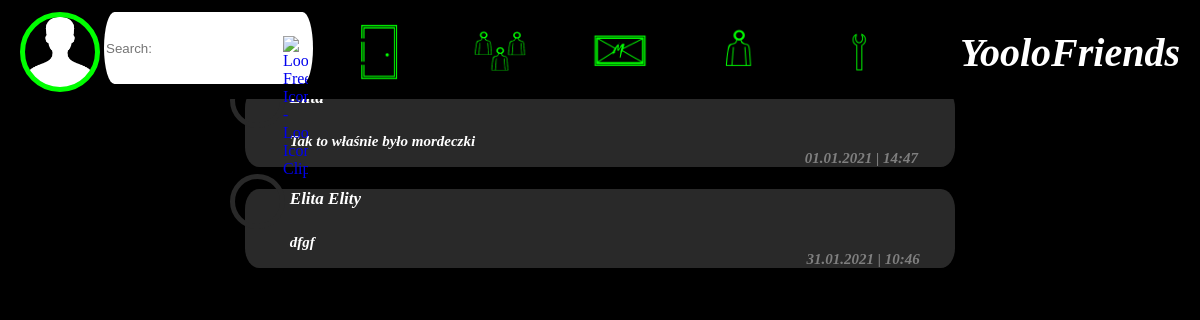
/conversations (signed in), run on the app's committed database.
### accounts/models.py (models this page shows, shortened)
class Profile(models.Model):
	user = models.OneToOneField(User, on_delete = models.CASCADE)
	image = models.ImageField(default = 'default.png', upload_to = f'profile_pictures/')
	conversations = models.ManyToManyField(ConversationModel, blank = True)
	messages = models.ManyToManyField(MessageModel, blank = True)

### chat/models.py (models this page shows)
class MessageModel(models.Model):
	conversation = models.ForeignKey(ConversationModel, on_delete = models.CASCADE, related_name= 'messages')
	message = models.TextField(max_length = 500)
	date =  models.DateTimeField(auto_now = True)
	def __str__(self):
		return self.message
	class Meta:
		verbose_name = 'Wiadomość'
		verbose_name_plural = 'Wiadomości'

class ConversationModel(models.Model):
	name = models.CharField(max_length = 100)
	def __str__(self):
		return self.name
	class Meta:
		verbose_name = 'Konwersacja'
		verbose_name_plural = 'Konwersacje'

### accounts/views.py (the view)
# urls.py: path('conversations', user_conversations_view, name='conversations'),
def user_conversations_view(request):
	if not request.user.is_authenticated:
		return redirect('login')
	conversations = request.user.profile.conversations.all()
	context = { 'profile_photo'	: request.user.profile.image,
				'conversations'	: conversations,
				'my_profile'	: request.user.profile,
				}
	return render(request, 'accounts/user_conversations.html',context)

### accounts/templates/accounts/user_conversations.html
{% extends 'accounts/loggedin_user_base.html' %}
{% block content %}
	<div id= "conv-area">
		{% for conversation in conversations %}
			<div class=conv>
				{% for profile in conversation.profile_set.all %}
					{% if not profile.user.username == my_profile.user.username %}
						<div class="conv-image" style="background-image:url({{MEDIA_URL}}{{profile.user.profile.image}})"></div>
					{% endif %}
				{% endfor %}
				<div class= "conv-name"><a href="{% url 'messages' conversation %}">{{conversation}}</a></div>
					<div class= "conv-content">
						{% for mess in conversation.messages.all reversed %}
							{% if forloop.counter == 1 %}
								{% if mess.profile_set.first.user.username == my_profile.user.username %}
									<div class="my-mess"><a href="{% url 'messages' conversation %}">{{mess}}</a></div>
								{% else %}
									<div class="not-my-mess"><a href="{% url 'messages' conversation %}">{{mess}}</a></div>
								{% endif %}
							{% endif %}
						{% endfor %}
					</div>
					<div class= "conv-date">
						{% for mess in conversation.messages.all reversed %}
							{% if forloop.counter == 1 %}
								{{ mess.date | date:"d.m.Y | H:i" }}
							{% endif %}
						{% endfor %}
					</div>
			</div>
		{% endfor %}
	</div>
{% endblock %}

### accounts/templates/accounts/loggedin_user_base.html (shortened to what this page needs)
{% load static %}
<!DOCTYPE html>
<html>
<head>
	<link rel='stylesheet' type='text/css' href='{% static 'accounts/main_user_page.css' %}'>
	<link href='{% static 'accounts/conversations.css' %}' rel='stylesheet' type='text/css'>
</head>
<body>
	<div id="container">
		<div id="up-bar">
			<div id="photo" style= 'background-image:url({{MEDIA_URL}}{{ profile_photo }})'></div>
			<div id= "search-input"><input id="search" type="text" placeholder="Search:"><a href="javascript:click()"><img src="https://www.pikpng.com/pngl/m/333-3335603_loop-free-icon-loop-icon-clipart.png" alt="Loop Free Icon - Loop Icon Clipart@pikpng.com"/></a></div>
			<div id="menu">
				<a href="{% url 'logout' %}"><div class="menu-button" id="exit" ></div></a>
				<div class="menu-button" id="friends"></div>
				<a href="{% url 'conversations' %}"><div class="menu-button" id="messages"></div></a>
				<a href="{% url 'user_home' %}"><div class="menu-button" id="profile"></div></a>
				<div class="menu-button" id="options"></div>
			</div>
			<div id="logo">YooloFriends</div>
		</div>
		<div id="content">
			{% block content %}
			{% endblock %}
		</div>
	</div>
</body>
</html>

### accounts/static/accounts/main_user_page.css (style rules this page uses)
body { background-color: black; color: white; }
#container { display:grid; grid-template-rows: auto auto; }
#up-bar { background-color: black; width:100%; height:75px; padding:1%; display:grid; grid-template-columns:5% 20% auto 25%; position: fixed; top:0%; z-index: 1; }
#photo { background-size:70px 70px; grid-column: 1; width:70px; height:70px; border-radius: 100%; background-repeat: no-repeat; border: 5px solid rgb(0,255,0); }
#search-input { grid-column:2; position: relative; width:auto; }
#search { border:none ; background:#fff; display:block; box-sizing: border-box; height:90%; width:87%; margin-left:10%; border-radius: 5% / 50%; }
#search-input img { width:25px; position: absolute; top: 30%; right: 5%; }
#menu { grid-column: 3; display:grid; grid-template-columns: auto auto auto auto auto; }
.menu-button { width:100%; height:100%; background-size:50%; background-repeat: no-repeat; background-position:center; transition:0.2s; }
div#exit.menu-button { grid-column: 1; background-image: url("/media/icons/door.png"); }
div#friends.menu-button { grid-column: 2; background-image: url("/media/icons/peoples.png"); }
div#messages.menu-button { grid-column: 3; background-image: url("/media/icons/messages.png"); }
div#profile.menu-button { grid-column: 4; background-image: url("/media/icons/people.png"); }
div#options.menu-button { grid-column: 5; background-image: url("/media/icons/options.png"); }
#logo { grid-column: 4; text-align: center; font-size: 40px; font-family: "SimSun-ExtB"; font-style: italic; font-weight: bold; margin:auto; }
#content { grid-row:2; width: 100%; height:100%; display:inline-grid; grid-template-columns: 20% auto 20%; grid-template-rows: auto 75px; margin-top:5%; }

### accounts/static/accounts/conversations.css (style rules this page uses)
#conv-area { grid-column:2; }
.conv { width:100%; grid-column: 2; background-color: rgb(41,41,41); margin-top:3%; border-radius: 2% / 25%; display:grid; grid-template-columns: 45px auto auto; grid-template-rows:45px auto auto; }
.conv a { text-decoration: none; color: white; }
.conv-image { width:45px; height:45px; grid-column: 1; grid-row:1; border:5px solid rgb(41,41,41); border-radius: 100%; position: relative; left: -15px; top: -15px; background-size: 100%; background-repeat: no-repeat; }
.conv-name { grid-column: 2; grid-row:1; font-family:"Calibri"; font-style: italic; font-weight: bold; font-size:17px; }
.conv-content { grid-column: 2 / 4; grid-row:2; padding-right: 10%; font-family:"Calibri"; font-style: italic; font-weight: bold; font-size:15px; }
.not-my-mess { text-align: left; }
.conv-date { grid-column: 3; grid-row:3; padding-right: 10%; text-align: right; color: rgb(127,127,127); font-family:"Calibri"; font-style: italic; font-weight: bold; font-size:15px; }

### data on the page
Profile: image (placeholder picture)
MessageModel: message "Tak to właśnie było mordeczki", date|H "01.01.2021 | 14:47"
ConversationModel: name "Elita Elity"
MessageModel: message "dfgf", date|H "31.01.2021 | 10:46"
